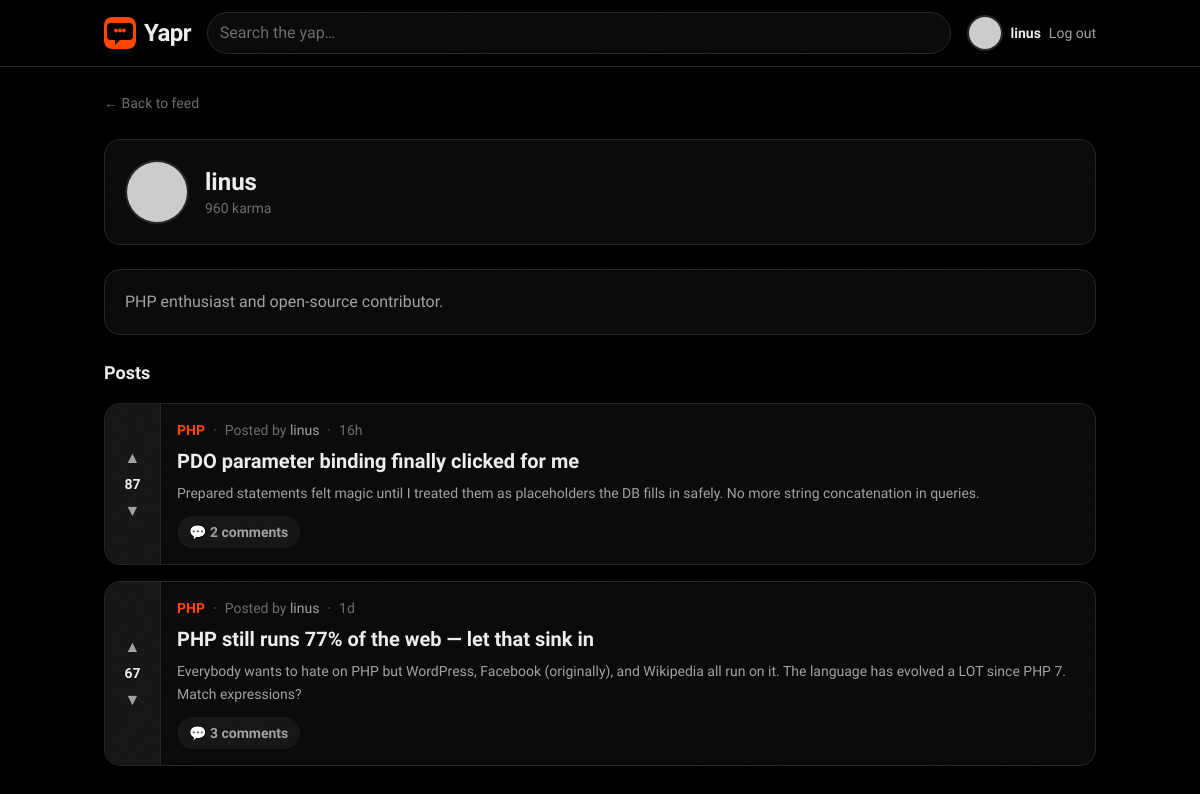
/api/profile.php?id=2 (signed in), run on the app's committed database.
### tables this page shows
CREATE TABLE users (
    id         INT UNSIGNED AUTO_INCREMENT PRIMARY KEY,
    username   VARCHAR(30)  NOT NULL UNIQUE,
    email      VARCHAR(255) NOT NULL UNIQUE,
    password   VARCHAR(255) NOT NULL,
    avatar     VARCHAR(255) DEFAULT NULL,
    bio        TEXT         DEFAULT NULL,
    karma      INT          NOT NULL DEFAULT 0,
    created_at TIMESTAMP    NOT NULL DEFAULT CURRENT_TIMESTAMP,
    updated_at TIMESTAMP    NOT NULL DEFAULT CURRENT_TIMESTAMP ON UPDATE CURRENT_TIMESTAMP
);

CREATE TABLE posts (
    id           INT UNSIGNED AUTO_INCREMENT PRIMARY KEY,
    title        VARCHAR(255) NOT NULL,
    body         TEXT         NOT NULL,
    user_id      INT UNSIGNED NOT NULL,
    community_id INT UNSIGNED NOT NULL,
    score        INT          NOT NULL DEFAULT 0,
    created_at   TIMESTAMP    NOT NULL DEFAULT CURRENT_TIMESTAMP,
    updated_at   TIMESTAMP    NOT NULL DEFAULT CURRENT_TIMESTAMP ON UPDATE CURRENT_TIMESTAMP,
    FOREIGN KEY (user_id)      REFERENCES users(id)       ON DELETE CASCADE,
    FOREIGN KEY (community_id) REFERENCES communities(id) ON DELETE CASCADE
);

CREATE TABLE communities (
    id          INT UNSIGNED AUTO_INCREMENT PRIMARY KEY,
    name        VARCHAR(50)  NOT NULL,
    slug        VARCHAR(60)  NOT NULL UNIQUE,
    description TEXT         DEFAULT NULL,
    owner_id    INT UNSIGNED NOT NULL,
    created_at  TIMESTAMP    NOT NULL DEFAULT CURRENT_TIMESTAMP,
    FOREIGN KEY (owner_id) REFERENCES users(id) ON DELETE CASCADE
);

### api/includes/helpers.php (the view, shortened to what this page needs)
<?php
function timeAgo(string $datetime): string {
    $timestamp = strtotime($datetime);
    $diff = time() - $timestamp;
    if ($diff < 86400) return floor($diff / 3600) . 'h';
    if ($diff < 604800) return floor($diff / 86400) . 'd';
    return date('M j', $timestamp);
}
function esc($value): string {
    return htmlspecialchars((string) $value, ENT_QUOTES, 'UTF-8');
}
function avatarHtml(array $user, int $size = 10): string {
    $username = $user['username'] ?? 'guest';
    $initial = esc(mb_strtoupper(mb_substr($username, 0, 1)));
    $color = esc($user['avatar_color'] ?? '#ff4500');
    $px = $size * 4;
    $initialCircle = sprintf(
        '<div style="width:%1$dpx;height:%1$dpx;background-color:%2$s"'
        . ' class="flex items-center justify-center rounded-full border-2 border-line text-white font-semibold animate-scale-in">%3$s</div>',
        $px, $color, $initial
    );
    $url = $user['avatar_url'] ?? '';
    if ($url === '') {
        $url = 'https://api.dicebear.com/9.x/bottts/svg?seed=' . rawurlencode($username);
    }
    $fallback = "'" . str_replace('"', '&quot;', $initialCircle) . "'";
    return sprintf(
        '<img src="%1$s" alt="%2$s" width="%3$d" height="%3$d" loading="lazy"'
        . ' style="width:%3$dpx;height:%3$dpx;object-fit:cover;border-radius:9999px"'
        . ' class="rounded-full border-2 border-line object-cover"'
        . ' onerror="this.onerror=null;this.outerHTML=%4$s">',
        esc($url), esc($username), $px, $fallback
    );
}
function postCardHtml(array $post, int $index = 0): string {
    $author = $post['author']['username'] ?? 'unknown';
    $community = esc($post['community'] ?? '');
    $slug = esc($post['community_slug'] ?? '');
    $title = esc($post['title'] ?? '');
    $excerpt = esc(mb_substr($post['body'] ?? '', 0, 160));
    $score = esc($post['score'] ?? 0);
    $comments = esc($post['comments_count'] ?? 0);
    $time = esc($post['time'] ?? '');
    $id = (int) ($post['id'] ?? 0);
    $delay = min($index, 7) * 55;
    $comm = $community !== ''
        ? '<a href="community.php?slug=' . $slug . '" class="font-display font-semibold text-pop transition hover:underline">' . $community . '</a>'
        : '';
    return <<<HTML
    <div class="reveal" style="--reveal-delay:{$delay}ms">
      <article class="card flex overflow-hidden">
        <div class="vote-rail" data-score="{$score}">
          <button type="button" class="vote-btn is-up" aria-label="Upvote">▲</button>
          <span class="vote-score">{$score}</span>
          <button type="button" class="vote-btn is-down" aria-label="Downvote">▼</button>
        </div>
        <div class="min-w-0 flex-1 p-4">
          <div class="mb-2 flex flex-wrap items-center gap-2 text-sm text-ink-faint">
            {$comm}
            <span>·</span>
            <span>Posted by <span class="font-medium text-ink-soft">{$author}</span></span>
            <span>·</span>
            <span>{$time}</span>
          </div>
          <a href="post.php?id={$id}" class="block group">
            <h2 class="font-display text-xl font-semibold leading-snug text-ink transition group-hover:text-pop">{$title}</h2>
            <p class="mt-1.5 line-clamp-3 text-sm leading-relaxed text-ink-soft">{$excerpt}</p>
          </a>
          <div class="mt-3 flex items-center gap-3 text-sm text-ink-faint">
            <a href="post.php?id={$id}" class="pill bg-night-raised text-ink-soft transition hover:bg-pop hover:text-white">💬 {$comments} comments</a>
          </div>
        </div>
      </article>
    </div>
HTML;
}

### api/includes/navbar.php (shortened to what this page needs)
<?php
$user = $_SESSION['user'] ?? null;
?>
<header class="sticky top-0 z-20 border-b border-line bg-night/90 backdrop-blur">
  <nav class="mx-auto flex max-w-5xl items-center gap-4 px-4 py-3">
    <a href="index.php" class="group flex items-center gap-2">
      <img src="images/favicon.svg" alt="Yapr" class="h-8 w-8 rounded-lg transition-transform duration-150 ease-out group-hover:-rotate-6 group-hover:scale-110">
      <span class="font-display text-2xl font-black tracking-tight text-ink">Yapr</span>
    </a>
    <form action="index.php" method="get" class="hidden flex-1 md:block">
      <input type="search" name="q" placeholder="Search the yap…"
             class="field rounded-full">
    </form>
    <div class="ml-auto flex items-center gap-2 text-sm">
      <?php if (!empty($user)): ?>
        <?= avatarHtml($user, 9) ?>
        <a href="profile.php?id=<?= esc($user['id']) ?>" class="hidden font-semibold text-ink transition hover:text-pop sm:block"><?= esc($user['username']) ?></a>
        <a href="login.php?action=logout" class="btn-ghost">Log out</a>
      <?php else: ?>
        <a href="login.php" class="btn-ghost">Log in</a>
        <a href="register.php" class="btn-primary">Sign up</a>
      <?php endif; ?>
    </div>
  </nav>
</header>

### api/profile.php (shortened to what this page needs)
<?php
require __DIR__ . '/includes/db.php';
require __DIR__ . '/includes/helpers.php';
$id = (int) ($_GET['id'] ?? $_SESSION['user']['id'] ?? 0);
$userResult = mysqli_query($conn, "
    SELECT id, username, avatar AS avatar_url, bio, karma, created_at
    FROM users WHERE id = $id
");
$viewed = mysqli_fetch_assoc($userResult);
$postsResult = mysqli_query($conn, "
    SELECT p.*, u.username AS author_username,
           c.name AS community_name, c.slug AS community_slug,
           (SELECT COUNT(*) FROM comments WHERE post_id = p.id) AS comments_count
    FROM posts p
    JOIN users u ON p.user_id = u.id
    JOIN communities c ON p.community_id = c.id
    WHERE p.user_id = $id
    ORDER BY p.created_at DESC
");
$userPosts = [];
while ($row = mysqli_fetch_assoc($postsResult)) {
    $row['author'] = ['username' => $row['author_username']];
    $row['community'] = $row['community_name'];
    $row['community_slug'] = $row['community_slug'];
    $row['time'] = timeAgo($row['created_at']);
    $row['author_id'] = $row['user_id'];
    $row['comments_count'] = $row['comments_count'] ?? 0;
    $userPosts[] = $row;
}
require __DIR__ . '/includes/header.php';
?>
<div class="space-y-6">
  <a href="index.php" class="text-sm text-ink-faint transition hover:text-pop">← Back to feed</a>
  <div class="card reveal flex items-center gap-4 p-5">
    <?= avatarHtml($viewed, 16) ?>
    <div>
      <h1 class="font-display text-2xl font-bold text-ink"><?= esc($viewed['username']) ?></h1>
      <p class="text-sm text-ink-faint"><?= esc($viewed['karma']) ?> karma</p>
    </div>
  </div>
  <p class="card -mt-3 p-5 text-ink-soft"><?= esc($viewed['bio'] ?? '') ?></p>
  <section class="space-y-4">
    <h2 class="font-display text-lg font-semibold text-ink">Posts</h2>
    <?php foreach (array_values($userPosts) as $i => $post): ?>
      <?= postCardHtml($post, $i) ?>
    <?php endforeach; ?>
  </section>
</div>
<?php require __DIR__ . '/includes/footer.php'; ?>

### public/css/polish.css (style rules this page uses)
.reveal { opacity: 0; transform: translateY(20px); transition: opacity 0.35s cubic-bezier(0.23, 1, 0.32, 1), transform 0.35s cubic-bezier(0.23, 1, 0.32, 1); transition-delay: var(--reveal-delay, 0ms); }
.reveal.visible { opacity: 1; transform: translateY(0); }
header { transition: transform 300ms cubic-bezier(0.23, 1, 0.32, 1); }
html { background: #000; }

### api/includes/header.php (style rules this page uses)
:root { --ease-out: cubic-bezier(0.23, 1, 0.32, 1); }
body { background: #000000; -webkit-font-smoothing: antialiased; -moz-osx-font-smoothing: grayscale; }
.card { position: relative; border-radius: 1rem; border: 1px solid #262626; background: #0a0a0a; transition: transform 200ms var(--ease-out), border-color 200ms var(--ease-out), box-shadow 200ms var(--ease-out); }
.pill { display: inline-flex; align-items: center; justify-content: center; gap: 0.375rem; border-radius: 9999px; padding: 0.375rem 0.75rem; font-size: 0.875rem; font-weight: 600; transition: transform 150ms var(--ease-out), background 150ms var(--ease-out), color 150ms var(--ease-out); }
.btn-ghost { color: #a1a1a1; font-weight: 500; transition: transform 150ms var(--ease-out), background 150ms var(--ease-out), color 150ms var(--ease-out); }
.vote-rail { display: flex; width: 3.5rem; flex-shrink: 0; flex-direction: column; align-items: center; justify-content: center; gap: 0.125rem; border-top-left-radius: 1rem; border-bottom-left-radius: 1rem; border-right: 1px solid #262626; background: #161616; padding: 0.75rem 0; color: #a1a1a1; }
.vote-btn { display: flex; height: 1.75rem; width: 1.75rem; align-items: center; justify-content: center; border-radius: 9999px; font-size: 1rem; line-height: 1; transition: transform 150ms var(--ease-out), background 150ms var(--ease-out), color 150ms var(--ease-out); }
.vote-score { font-family: "Bricolage Grotesque", system-ui, sans-serif; font-size: 0.875rem; font-weight: 700; font-variant-numeric: tabular-nums; color: #ededed; }
.field { width: 100%; border-radius: 0.75rem; border: 1px solid #262626; background: #0a0a0a; padding: 0.5rem 0.75rem; color: #ededed; transition: border-color 150ms var(--ease-out), box-shadow 150ms var(--ease-out); }
.field::placeholder { color: #6b6b6b; }

### data on the page
users: username "linus", karma "960", bio "PHP enthusiast and open-source contributor."
posts: $delay 0 (drawn), score "87", community.name "PHP", time "16h", title "PDO parameter binding finally clicked for me", body "Prepared statements felt magic until I treated them as placeholders the DB fills in safely. No more string concatenation in queries.", comments "2"
posts: $delay 55 (drawn), score "67", community.name "PHP", time "1d", title "PHP still runs 77% of the web — let that sink in", body "Everybody wants to hate on PHP but WordPress, Facebook (originally), and Wikipedia all run on it. The language has evolved a LOT since PHP 7. Match expressions?", comments "3"
